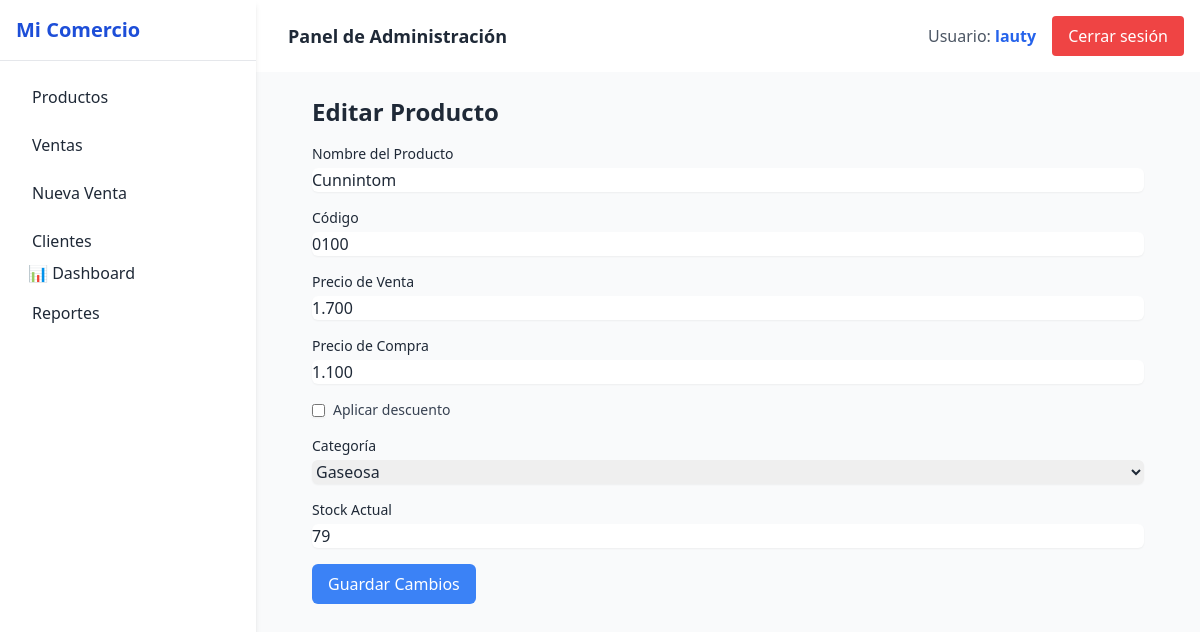
Page /productos/productos/editar/30/ (signed in) on the earlier database version.
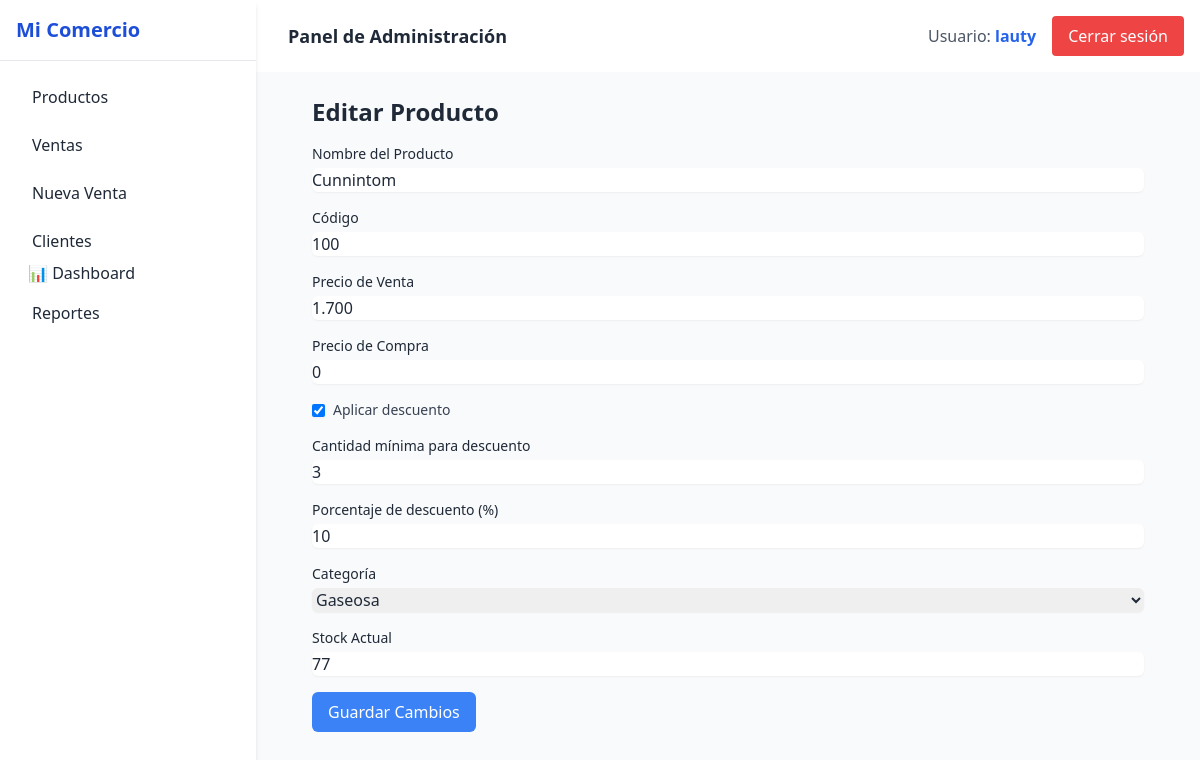
Same page on the later database version.
### productos/models.py (models this page shows, shortened)
class Producto(models.Model):
    TIPO_VENTA_CHOICES = [
        ('unidad', 'Unidad'),
        ('kilo', 'Kilo'),
    ]
    nombre = models.CharField(max_length=100)
    codigo = models.CharField(max_length=50)
    categoria = models.ForeignKey(Categoria, on_delete=models.CASCADE)
    precio_venta = models.DecimalField(max_digits=10, decimal_places=3)
    precio_compra = models.DecimalField(max_digits=10, decimal_places=3, default=0)
    stock_actual = models.DecimalField(max_digits=10, decimal_places=3)
    tipo_venta = models.CharField(max_length=10, choices=TIPO_VENTA_CHOICES, default='unidad')
    empresa = models.ForeignKey(Empresa, on_delete=models.CASCADE)
    aplica_descuento = models.BooleanField(default=False)
    cantidad_minima_descuento = models.PositiveIntegerField(null=True, blank=True)
    porcentaje_descuento = models.DecimalField(max_digits=5, decimal_places=2, null=True, blank=True)
    class Meta:
        unique_together = ('codigo', 'empresa')

class Categoria(models.Model):
    nombre = models.CharField(max_length=100)
    descripcion = models.TextField(blank=True)
    empresa = models.ForeignKey(Empresa, on_delete=models.CASCADE)

### productos/views.py (the view, shortened to what this page needs)
# urls.py: path('productos/editar/<int:id>/', views.editar_producto, name='editar_producto'),
@login_required
def editar_producto(request, id):
    producto = get_object_or_404(Producto, id=id, empresa=request.user.empresa)
    categorias = Categoria.objects.filter(empresa=request.user.empresa)
    return render(request, 'productos/editar_producto.html', {
        'producto': producto,
        'categorias': categorias,
    })

### productos/templatetags/custom_filters.py (called while the page is built)
@register.filter
def formato_precio(value):
    if value is None:
        return ''
    try:
        value = float(value)
    except:
        return value
    if value.is_integer():
        return f"{int(value):,}".replace(",", ".")
    valor_str = f"{value}"
    entero, decimal = valor_str.split(".")
    entero = f"{int(entero):,}".replace(",", ".")
    decimal = decimal.rstrip("0")
    return f"{entero},{decimal}"

### productos/templates/productos/editar_producto.html (shortened to what the changed rows need)
{% extends 'base.html' %}
{% load custom_filters %}
{% block content %}
<div class="max-w-7xl mx-auto px-2 sm:px-6 lg:px-8">
    <h1 class="text-2xl font-semibold mb-4">Editar Producto</h1>
    <form method="POST">
        <div class="space-y-4">
            <div>
                <label for="nombre" class="block text-sm font-medium">Nombre del Producto</label>
                <input type="text" id="nombre" name="nombre" value="{{ producto.nombre }}"
                    class="mt-1 block w-full rounded-md border-gray-300 shadow-sm" required>
            </div>
            <div>
                <label for="codigo" class="block text-sm font-medium">Código</label>
                <input type="text" id="codigo" name="codigo" value="{{ producto.codigo }}"
                    class="mt-1 block w-full rounded-md border-gray-300 shadow-sm" required>
            </div>
            <div>
                <label for="precio_venta" class="block text-sm font-medium">Precio de Venta</label>
                <input type="text" id="precio_venta" name="precio_venta"
                    value="{{ producto.precio_venta|formato_precio }}"
                    class="mt-1 block w-full rounded-md border-gray-300 shadow-sm" required>
            </div>
            <div>
                <label for="precio_compra" class="block text-sm font-medium">Precio de Compra</label>
                <input type="text" id="precio_compra" name="precio_compra"
                    value="{{ producto.precio_compra|formato_precio }}"
                    class="mt-1 block w-full rounded-md border-gray-300 shadow-sm" required>
            </div>
            <div class="flex items-center gap-2">
                <input type="checkbox" id="aplica_descuento" name="aplica_descuento"
                    class="rounded border-gray-300 text-blue-600 shadow-sm"
                    {% if producto.aplica_descuento %}checked{% endif %}>
                <label for="aplica_descuento" class="text-sm font-medium text-gray-700">Aplicar descuento</label>
            </div>
            <div id="campos-descuento" class="{% if not producto.aplica_descuento %}hidden{% endif %} space-y-4">
                <div>
                    <label for="cantidad_minima_descuento" class="block text-sm font-medium">
                        Cantidad mínima para descuento
                    </label>
                    <input type="number" id="cantidad_minima_descuento" name="cantidad_minima_descuento"
                        value="{{ producto.cantidad_minima_descuento }}"
                        step="1" class="mt-1 block w-full rounded-md border-gray-300 shadow-sm">
                </div>
                <div>
                    <label for="porcentaje_descuento" class="block text-sm font-medium">
                        Porcentaje de descuento (%)
                    </label>
                    <input type="text" id="porcentaje_descuento" name="porcentaje_descuento"
                        value="{{ producto.porcentaje_descuento|default_if_none:''|formato_precio }}"
                        class="mt-1 block w-full rounded-md border-gray-300 shadow-sm">
                </div>
            </div>
            <div>
                <label for="categoria" class="block text-sm font-medium">Categoría</label>
                <select id="categoria" name="categoria"
                    class="mt-1 block w-full rounded-md border-gray-300 shadow-sm">
                    {% for categoria in categorias %}
                        <option value="{{ categoria.id }}"
                            {% if producto.categoria.id == categoria.id %}selected{% endif %}>
                            {{ categoria.nombre }}
                        </option>
                    {% endfor %}
                </select>
            </div>
            <div>
                <label for="stock_actual" class="block text-sm font-medium">Stock Actual</label>
                <input type="text" id="stock_actual" name="stock_actual"
                    value="{{ producto.stock_actual|formato_precio }}"
                    class="mt-1 block w-full rounded-md border-gray-300 shadow-sm" required>
            </div>
        </div>
    </form>
</div>
{% endblock %}

Differences in the rows shown:
changed Producto "Cunnintom": codigo "0100" → "100"; precio_compra "1.100" → "0"; aplica_descuento "☐" → "☑"; cantidad_minima_descuento (not shown) → "3"; porcentaje_descuento (not shown) → "10"; stock_actual "79" → "77"
Other differences:
text now shown: "Cantidad mínima para descuento Porcentaje de descuento (%)"
